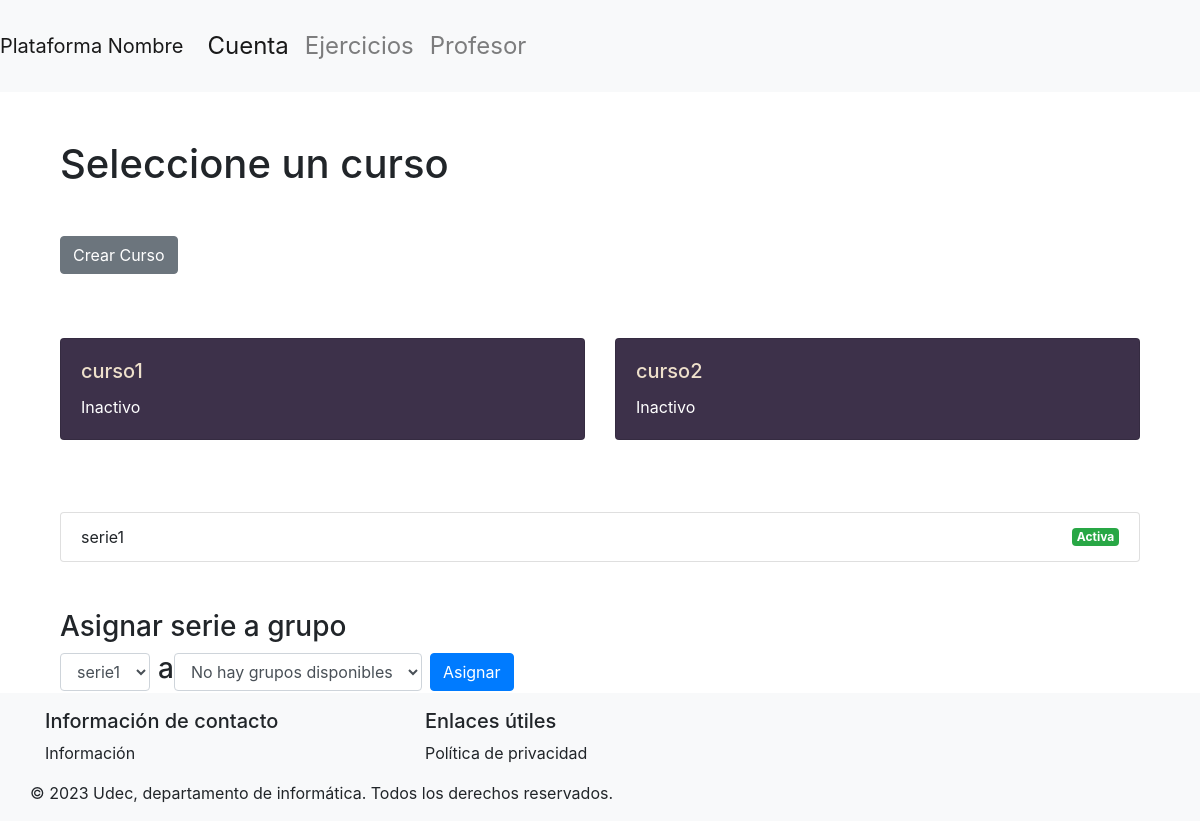
The app's page /dashDocente/1 (signed in), older data.
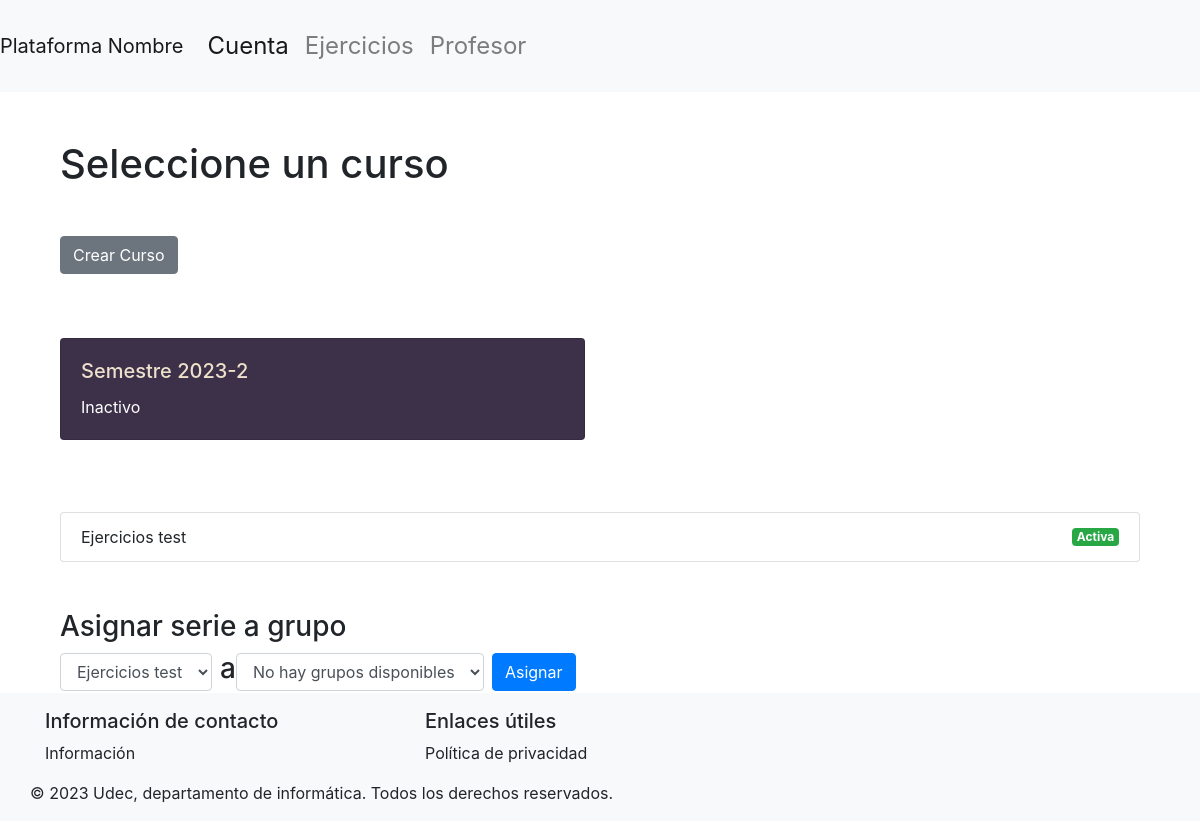
The same page, newer data.
### basedatos/modelos.py (models this page shows, shortened)
class Curso(db.Model):
    id = db.Column(db.Integer, primary_key=True)
    nombre = db.Column(db.String(100), nullable=False, unique=True)
    activa = db.Column(db.Boolean(), nullable=False, default=True)
    estudiantes = db.relationship('Estudiante', secondary=inscripciones, back_populates='cursos')
    grupos = db.relationship('Grupo', order_by=Grupo.id, back_populates='curso')

class Serie(db.Model):
    id = db.Column(db.Integer, primary_key=True)
    nombre = db.Column(db.String(50), nullable=False, unique=True)
    activa = db.Column(db.Boolean(), nullable=False, default=True)
    ejercicios = db.relationship('Ejercicio', order_by=Ejercicio.id, back_populates='serie')

### main.py (the view, shortened to what this page needs)
@app.route('/dashDocente/<int:supervisor_id>', methods=['GET', 'POST'])
@login_required
def dashDocente(supervisor_id):
    if not verify_supervisor(supervisor_id):
        return redirect(url_for('login'))
    series = Serie.query.all()
    cursos = Curso.query.all()
    ejercicios = Ejercicio.query.all()
    ejercicios_por_serie = {}
    curso_seleccionado_id=None
    grupos = []
    if not cursos:
        flash('No existen cursos, por favor crear un curso', 'danger')
        id_curso_seleccionado=None
    if not series:
        flash('No existen series, por favor crear una serie', 'danger')
    if not ejercicios:
        flash('No existen ejercicios, por favor crear un ejercicio', 'danger')
    if curso_seleccionado_id is None or curso_seleccionado_id == 1:  # Ajusta el 1 al ID del primer curso en tu base de datos
        primer_curso = session.get(1)
        if primer_curso:
            grupos = Grupo.query.filter_by(id_curso=curso_seleccionado_id)
    grupos = []
    if curso_seleccionado_id is not None:
        grupos = Grupo.query.filter_by(curso_id=curso_seleccionado_id).all()
    return render_template('vistaDocente.html', supervisor_id=supervisor_id, cursos=cursos, grupos=grupos, curso_seleccionado_id=curso_seleccionado_id,series=series)

### basedatos/modelos.py (called while the page is built)
    @property
    def is_authenticated(self):
        return True

### main.py (called while the page is built)
@login_manager.user_loader
def load_user(user_id):
    if user_id.startswith("e"):
        user = db.session.get(Estudiante, int(user_id[1:]))
    elif user_id.startswith("s"):
        user = db.session.get(Supervisor, int(user_id[1:]))
    else:
        return None
    return user

def verify_supervisor(supervisor_id):
    if not isinstance(current_user, Supervisor):
        flash('No tienes permiso para acceder a este dashboard. Debes ser un Supervisor.', 'danger')
        return False
    if current_user.id != supervisor_id:
        flash('No tienes permiso para acceder a este dashboard.', 'danger')
        return False
    return True

### templates/vistaDocente.html (shortened to what this page needs)
{% extends 'layout.html' %}
{% block content %}
<div class="container mt-5">
  <h1>{% if curso_seleccionado %}{{ curso_seleccionado.nombre }}{% else %}Seleccione un curso{% endif %}</h1>
</div>
<div class="container mt-5">
  <div class="row">
    <div class="col-12 mb-3">
      <a href="{{ url_for('registrarEstudiantes', supervisor_id=supervisor_id) }}" class="btn btn-secondary
      ">Crear Curso</a>
    </div>
<div class="container mt-5">
  <div class="row">
    {% for curso in cursos %}
      <div class="col-md-6 mb-4">
        <a href="{{ url_for('detallesCurso', supervisor_id=supervisor_id, curso_id=curso.id) }}" class="card-link text-decoration-none">
          <div class="card bg-custom-purple text-white">
            <div class="card-body">
              <h5 class="card-title text-lg text-custom-champagne">{{ curso.nombre }}</h5>
              <p class="card-text">
                {% if not curso.activa%}
                  Inactivo
                {% endif %}
              </p>
            </div>
          </div>
        </a>
      </div>
    {% endfor %}
  </div>
</div>
<div class="container mt-5">
  <ul class="list-group">
    {% for serie in series %}
      <li class="list-group-item d-flex justify-content-between align-items-center">
        <a href="{{ url_for('detallesSeries', supervisor_id=supervisor_id, serie_id=serie.id) }}" class="text-decoration-none">
          {{ serie.nombre }}
        </a>
        <span class="badge {% if serie.activa %}badge-success{% else %}badge-danger{% endif %}">
          {% if serie.activa %}
            Activa
          {% else %}
            Inactiva
          {% endif %}
        </span>
      </li>
    {% endfor %}
  </ul>
</div>
<div class="container mt-5">
  <h3>Asignar serie a grupo</h3>
  <form method="post" action="{{ url_for('dashDocente', supervisor_id=supervisor_id) }}" id="asignarSeries" class="form-inline">
    <div class="form-group">
      <select name="series" id="series" class="form-control mr-2">
        {% if series %}
          {% for serie in series %}
            <option value="{{ serie.id }}">{{ serie.nombre }}</option>
          {% endfor %}
        {% else %}
          <option value="" disabled selected >No hay series disponibles</option>
        {% endif %}
      </select>
    </div>
    <div class="form-group">
      <h3> a       </h3>
      <select name="grupos" id="grupos" class="form-control mr-2">
        {% if grupos %}
          {% for grupo in grupos %}
            <option value="{{ grupo.id }}">{{ grupo.nombre }}</option>
          {% endfor %}
        {% else %}
          <option value="" disabled selected >No hay grupos disponibles</option>
        {% endif %}
      </select>
    </div>
    <button type="submit" class="btn btn-primary">Asignar</button>
  </form>
</div>
{% endblock %}

### templates/layout.html (shortened to what this page needs)
<!doctype html>
<html lang="es">
  <head>
    <link href="{{ url_for('static', filename='css/bootstrap.min.css') }}" rel="stylesheet">
    <link href="{{ url_for('static', filename='css/layout.css') }}" rel="stylesheet">
    <link rel="stylesheet" href="https://cdnjs.cloudflare.com/ajax/libs/font-awesome/5.15.3/css/all.min.css">
  </head>
  <body>
    <nav class="navbar navbar-expand-lg navbar-light bg-light">
      <a class="navbar-brand" href="#">Plataforma Nombre</a>
      <div class="collapse navbar-collapse" id="navbarNav">
        <ul class="navbar-nav">
          <li class="nav-item active">
            <a class="nav-link" href="#">Cuenta<span class="sr-only">(current)</span></a>
          </li>
          <li class="nav-item">
            <a class="nav-link" href="#">Ejercicios</a>
          </li>
          <li class="nav-item">
            <a class="nav-link" href="#">Profesor</a>
        </ul>
      </div>
    </nav>
    <main class="container mt-4">
      {% block content %}{% endblock %}
    </main>
    <footer class="footer mt-auto py-3 bg-light">
      <div class="container">
          <div class="row">
              <div class="col-md-4">
                  <h5>Información de contacto</h5>
                  <p>Información
                  </p>
              </div>
              <div class="col-md-4">
                  <h5>Enlaces útiles</h5>
                  <ul class="list-unstyled">
                      <li><a href="#">Política de privacidad</a></li>
                  </ul>
              </div>
              <div class="col-md-4">
          </div>
          <div class="row">
              <div class="col-12 text-center">
                  <p class="mb-0">&copy; 2023 Udec, departamento de informática. Todos los derechos reservados.</p>
              </div>
          </div>
      </div>
    </footer>
  </body>
</html>

### static/css/layout.css (style rules this page uses)
.navbar { transition: 0.5s; font-size: 1.5em; padding: 20px 0; }

### templates/layout.html (style rules this page uses)
a { color: inherit; }

### templates/vistaDocente.html (style rules this page uses)
.bg-custom-purple { background-color: #3d314a; }
.text-custom-champagne { color: #eee0cb; }

Row changes from the older to the newer data that the page shows:
removed Curso: nombre "curso2", activa "Inactivo"
changed Curso: nombre "curso1" → "Semestre 2023-2"
changed Serie: nombre "serie1" → "Ejercicios test"
Text that changed along with them:
form field series: "serie1" → "Ejercicios test"
